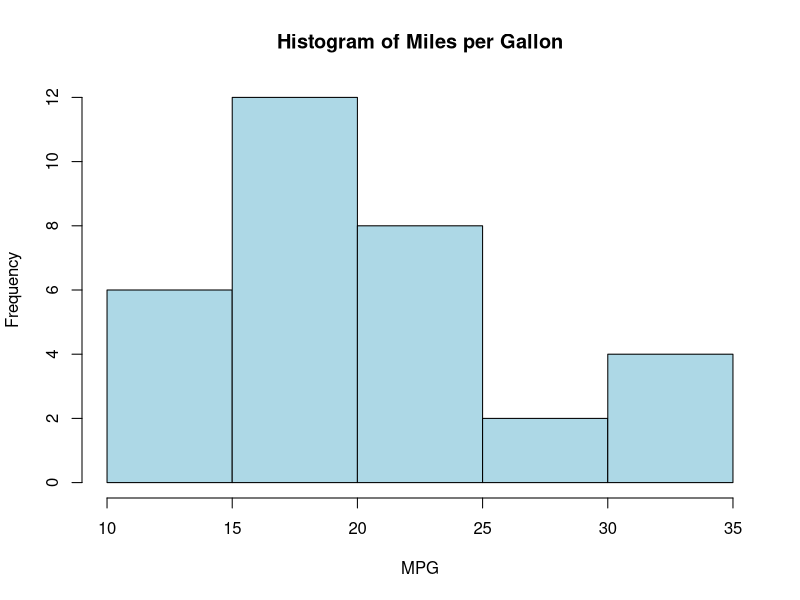
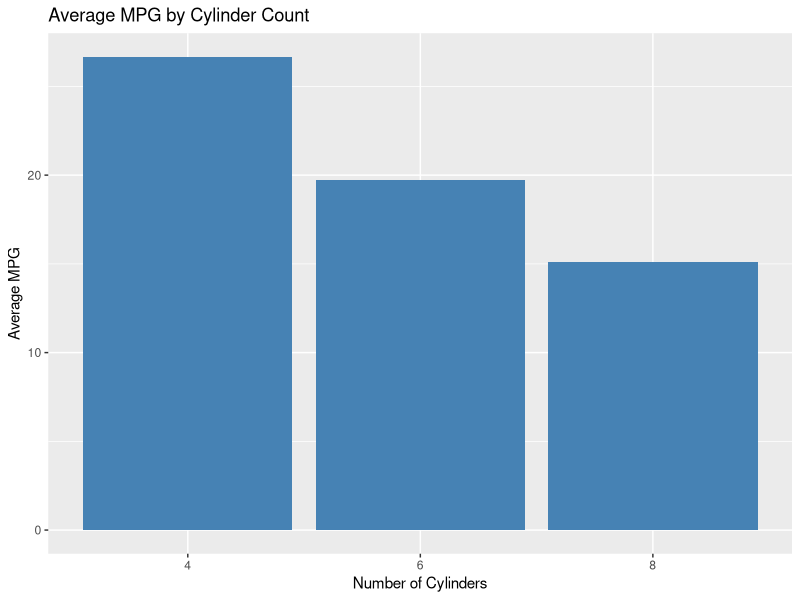
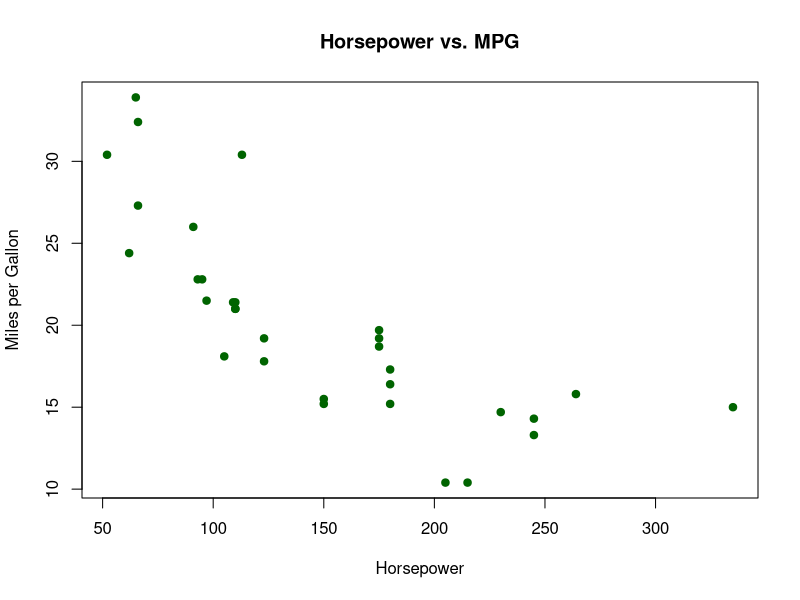
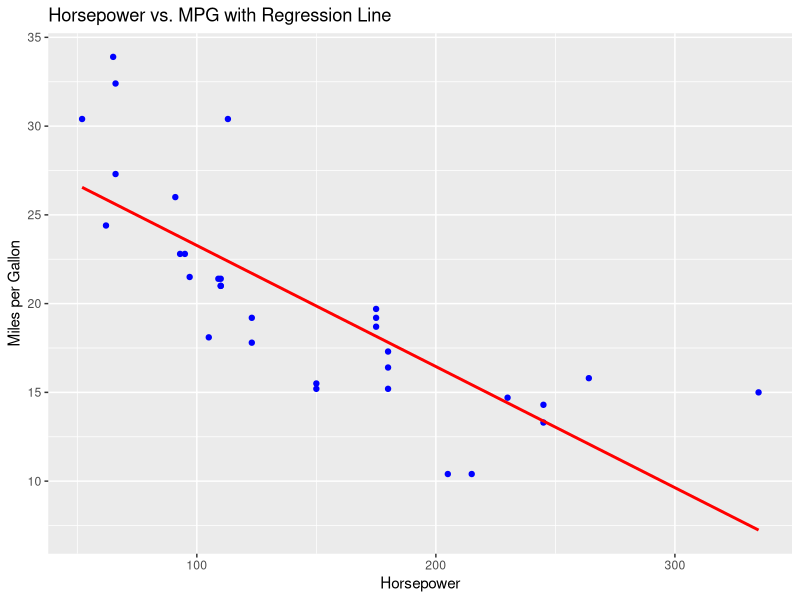
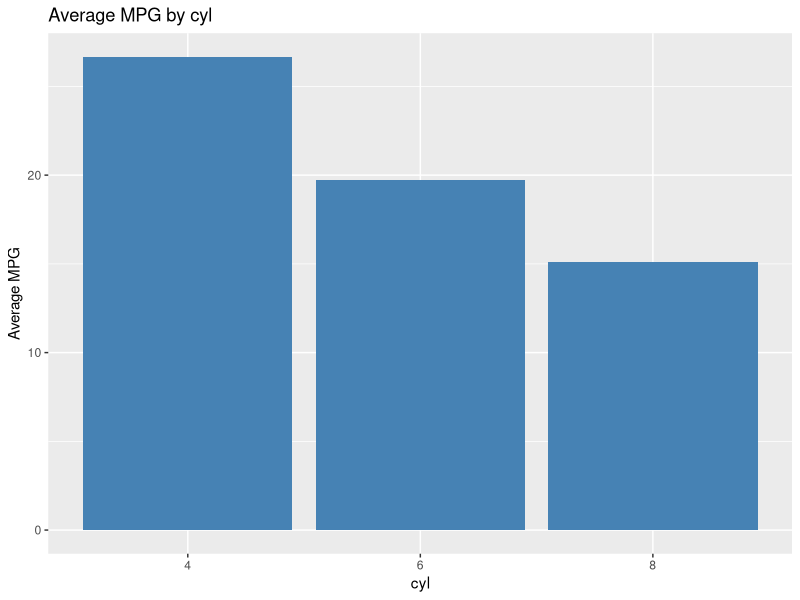
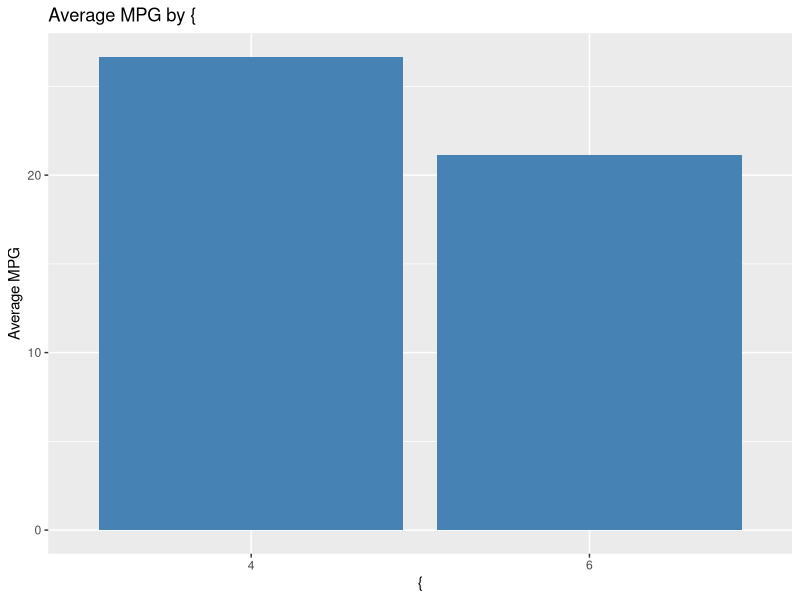

Reproduce these figures in R, in order.
# Load built-in dataset
data(mtcars)

# View first few rows
head(mtcars)

# Summary statistics for mpg (miles per gallon)
summary(mtcars$mpg)

# Mean and median
mean(mtcars$mpg)
median(mtcars$mpg)

# Standard deviation
sd(mtcars$mpg)

# Histogram of mpg
hist(mtcars$mpg,
    main = "Histogram of Miles per Gallon",
    xlab = "MPG",
    col = "lightblue",
    border = "black")

# Load dataset
data(mtcars)

# Filter cars with mpg greater than 25
high_mpg <- subset(mtcars, mpg > 25)

# Display results
print(high_mpg)

# Install dplyr if not already installed
# install.packages("dplyr")

library(dplyr)

# Group by number of cylinders and calculate average mpg
grouped_data <- mtcars %>%
  group_by(cyl) %>%
  summarise(avg_mpg = mean(mpg))

print(grouped_data)

# Install ggplot2 if not already installed
# install.packages("ggplot2")

library(ggplot2)

# Bar chart of average mpg by cylinder count
ggplot(grouped_data, aes(x = factor(cyl), y = avg_mpg)) +
  geom_bar(stat = "identity", fill = "steelblue") +
  labs(title = "Average MPG by Cylinder Count",
       x = "Number of Cylinders",
       y = "Average MPG")

# Load dataset
data(mtcars)

# Basic scatterplot
plot(mtcars$hp, mtcars$mpg,
     main = "Horsepower vs. MPG",
     xlab = "Horsepower",
     ylab = "Miles per Gallon",
     pch = 19, col = "darkgreen")

# Calculate correlation between horsepower and mpg
cor(mtcars$hp, mtcars$mpg)

# Correlation matrix for multiple variables
cor(mtcars[, c("mpg", "hp", "wt", "disp")])

library(ggplot2)

# Scatterplot with regression line
ggplot(mtcars, aes(x = hp, y = mpg)) +
  geom_point(color = "blue") +
  geom_smooth(method = "lm", se = FALSE, color = "red") +
  labs(title = "Horsepower vs. MPG with Regression Line",
       x = "Horsepower",
       y = "Miles per Gallon")

# Function to filter cars by minimum mpg
filter_by_mpg <- function(data, min_mpg) {
  subset(data, mpg > min_mpg)
}

# Example usage
data(mtcars)
high_mpg_cars <- filter_by_mpg(mtcars, 25)
print(high_mpg_cars)

library(dplyr)

# Function to group by a column and calculate average mpg
group_avg_mpg <- function(data, group_col) {
  data %>%
    group_by({{ group_col }}) %>%
    summarise(avg_mpg = mean(mpg))
}

# Example usage
avg_by_cyl <- group_avg_mpg(mtcars, cyl)
print(avg_by_cyl)

library(ggplot2)

# Function to plot average mpg by a grouping column
plot_avg_mpg <- function(data, group_col) {
  grouped <- data %>%
    group_by({{ group_col }}) %>%
    summarise(avg_mpg = mean(mpg))
  
  ggplot(grouped, aes(x = factor({{ group_col }}), y = avg_mpg)) +
    geom_bar(stat = "identity", fill = "steelblue") +
    labs(title = paste("Average MPG by", deparse(substitute(group_col))),
         x = deparse(substitute(group_col)),
         y = "Average MPG")
}

# Example usage
plot_avg_mpg(mtcars, cyl)

analyze_mpg <- function(data, min_mpg, group_col) {
  # Step 1: Filter
  filtered <- filter_by_mpg(data, min_mpg)
  
  # Step 2: Group and summarize
  summary <- group_avg_mpg(filtered, {{ group_col }})
  print(summary)
  
  # Step 3: Plot
  plot_avg_mpg(filtered, {{ group_col }})
}

# Example usage
analyze_mpg(mtcars, 20, cyl)
